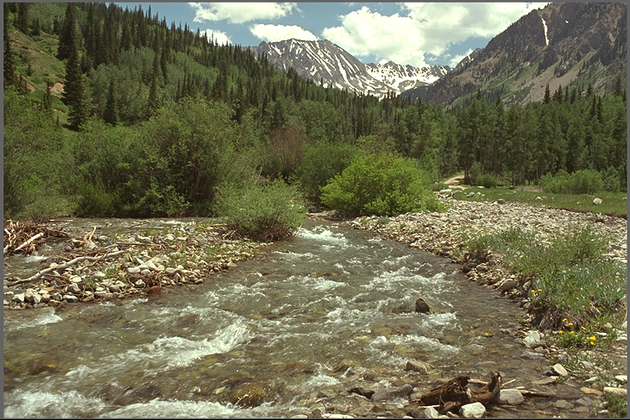
#> input picture TPs/TP1/image1_natural.png, 630 x 420 px, shrunk from 768 x 512 before the run
$ python analyse.py
#> lines starting #> are read from the running program, lines starting #| are printed output that depends on the picture; after the words box and inside, x2 and y2 are one past the last pixel; in counts of white or black regions, pixels touching at a corner belong together; long printed decimals are rounded
import numpy as np
import matplotlib.pyplot as plt
import sys
from PIL import Image

def analyser_image_complete(chemin_image, titre):
    # 1. Charger l'image
    img_pil = Image.open(chemin_image).convert('RGB')
    donnees_rgb = np.array(img_pil)


    # Convertir en niveaux de gris pour l'analyse de luminance
    img_gris = img_pil.convert('L')
    donnees_gris = np.array(img_gris)

    # Configuration de la figure (Grille 3 lignes, 2 colonnes)
    fig = plt.figure(figsize=(16, 15))
    fig.suptitle(f"Analyse Scientifique : {titre}", fontsize=20, fontweight='bold')

    # --- 1. APERÇU COULEUR ---
    ax1 = plt.subplot(3, 2, 1)
    ax1.imshow(donnees_rgb)
    ax1.set_title("1. Image Originale (Couleurs)", fontsize=14)
    ax1.axis('off')

    # --- 2. HISTOGRAMME RVB (Détail des canaux) ---
    ax2 = plt.subplot(3, 2, 2)
    couleurs = ('red', 'green', 'blue')
    for i, col in enumerate(couleurs):
        hist, bins = np.histogram(donnees_rgb[:, :, i], bins=256, range=(0, 255))
        ax2.plot(bins[:-1], hist, color=col, label=f'Canal {col.capitalize()}', alpha=0.6)
    ax2.set_title("2. Histogramme RVB (Superposé)", fontsize=14)
    ax2.set_xlabel("Intensité")
    ax2.legend()

    # --- 3. HISTOGRAMME GRAYSCALE (Luminance globale) ---
    ax3 = plt.subplot(3, 2, 3)
    hist_g, bins_g = np.histogram(donnees_gris, bins=256, range=(0, 255))
    ax3.bar(bins_g[:-1], hist_g, color='gray', width=1, edgecolor='black', alpha=0.8)
    ax3.set_title("3. Histogramme Niveaux de Gris (Luminance)", fontsize=14)
    ax3.set_xlabel("Intensité (0=Noir, 255=Blanc)")
    ax3.set_ylabel("Nombre de pixels")

    # --- 4. ANALYSE DE REDONDANCE SPATIALE ---
    # Calcul de la différence entre pixels voisins
    diff_horiz = np.diff(donnees_gris.astype(float), axis=1).flatten()
    ax4 = plt.subplot(3, 2, 4)
    ax4.hist(diff_horiz, bins=100, color='purple', alpha=0.7, log=True)
    ax4.set_title("4. Redondance Spatiale (Différences)", fontsize=14)
    ax4.set_xlabel("Delta (Pixel_n - Pixel_n-1)")
    ax4.set_ylabel("Fréquence (Log)")

    # --- 5. STATISTIQUES POUR TON TRAVAIL ---
    ax5 = plt.subplot(3, 2, 5)
    ax5.axis('off')
    # Calcul simple de l'entropie de Shannon
    probs = hist_g / hist_g.sum()
    entropie = -np.sum(probs * np.log2(probs + 1e-10))

    texte_stats = (
        f"MESURES QUANTITATIVES :\n\n"
        f"• Résolution : {donnees_rgb.shape[1]} x {donnees_rgb.shape[0]}\n"
        f"• Couleurs uniques : {len(np.unique(donnees_rgb.reshape(-1, 3), axis=0)):,}\n"
        f"• Entropie (Gris) : {entropie:.2f} bits/pixel\n"
        f"• Écart-type (Gris) : {np.std(donnees_gris):.2f}\n"
        f"• Delta moyen : {np.mean(np.abs(diff_horiz)):.2f}"
    )
    ax5.text(0.1, 0.5, texte_stats, fontsize=13, verticalalignment='center',
             family='monospace', bbox=dict(boxstyle='round', facecolor='azure'))

    # --- 6. RÉSUMÉ POUR L'ANALYSE ---
    ax6 = plt.subplot(3, 2, 6)
    ax6.axis('off')
    hypothese = "HYPOTHÈSE DE COMPRESSION :\n\n"
    if entropie < 2:
        hypothese += "=> Très haute redondance.\nCompression sans perte majeure (ex: RLE, PNG)."
    elif entropie < 6:
        hypothese += "=> Complexité modérée.\nLes filtres prédictifs seront efficaces."
    else:
        hypothese += "=> Haute complexité.\nLe ratio de compression sans perte sera faible."

    ax6.text(0.1, 0.5, hypothese, fontsize=13, fontweight='bold', verticalalignment='center')

    plt.tight_layout(rect=[0, 0.03, 1, 0.95])
    plt.show()

def evaluation_compression_d_image(chemin_image, titre):

    # --- 1. Chargement image ---
    img_pil = Image.open(chemin_image).convert("RGB")
    donnees_rgb = np.array(img_pil)

    # --- 2. Compression / Décompression LZW ---
    codes = LZW_encode(img_pil)
    img_decodee = LZW_decode(codes)

    #img_decodee = LZW_decode(code, size)
    donnees_decodees = np.array(img_decodee)


    # --- 3. Tailles mémoire ---
    taille_originale = sys.getsizeof(donnees_rgb)
    taille_compressee = sys.getsizeof(codes)
    taille_reconstruite = sys.getsizeof(donnees_decodees)

    # --- 4. Mesures de compression ---
    taux = (1 - taille_compressee / taille_originale) * 100
    ratio = taille_originale / taille_compressee

    # --- 5. Vérification sans perte ---
    sans_perte = np.array_equal(donnees_rgb, donnees_decodees)

    # --- 6. Affichage ---
    fig, axes = plt.subplots(1, 2, figsize=(14, 6))
    fig.suptitle(f"Évaluation de la compression LZW\n{titre}", fontsize=18)

    # Image originale
    axes[0].imshow(donnees_rgb)
    axes[0].set_title("Image originale")
    axes[0].axis("off")

    # Image compressée puis décompressée
    axes[1].imshow(donnees_decodees)
    axes[1].set_title("Image compressée → décompressée")
    axes[1].axis("off")

    # --- 7. Bloc texte synthèse ---
    texte = (
        f"Taille image originale : {taille_originale:,} octets\n"
        f"Taille données compressées : {taille_compressee:,} octets\n"
        f"Taille image reconstruite : {taille_reconstruite:,} octets\n\n"
        f"Taux de compression : {taux:.2f} %\n"
        f"Ratio de compression : {ratio:.2f}:1\n\n"
        f"Compression sans perte : {'OUI' if sans_perte else 'NON'}"
    )

    plt.figtext(
        0.5, 0.02, texte,
        ha="center",
        fontsize=12,
        family="monospace",
        bbox=dict(boxstyle="round", facecolor="honeydew")
    )

    plt.tight_layout(rect=[0, 0.08, 1, 0.9])
    plt.show()

def taille_octets(obj):
    """Taille mémoire en octets"""
    return sys.getsizeof(obj)

def verifier_sans_perte(original, reconstruit):
    """Vérifie l'égalité parfaite pixel par pixel"""
    return np.array_equal(original, reconstruit)

def taux_compression(taille_originale, taille_compressee):
    """En pourcentage"""
    return (1 - taille_compressee / taille_originale) * 100

def ratio_compression(taille_originale, taille_compressee):
    """Ratio classique"""
    return taille_originale / taille_compressee


def LZW_encode(img):
    encoded = []
    arr = np.array(img, dtype=np.uint8)

    height, width, _ = arr.shape
    encoded.append((height,width))

    dictsymb = {bytes([i]): i for i in range(256)}


    size_dict = len(dictsymb)
    data = arr.tobytes()

    i = 0

    while i < len(data):
        w = bytes([data[i]])
        i += 1

        while i < len(data) and (w + bytes([data[i]])) in dictsymb:
            w = w + bytes([data[i]])
            i += 1

        # Emit code
        encoded.append(dictsymb[w])
        # Add new sequence to dictionary
        if i < len(data):
            dictsymb[w + bytes([data[i]])] = size_dict
            size_dict += 1
    print(size_dict)
    print(np.log2(size_dict))
    return encoded

# Ce code a été écrit initialement en s'inspirant du code fournit pas le professeur il fonctionne, mais extrêmement inefficace.
# [82 lines left out: functions LZW_encode2, LZW_decode2, not called in this run]

def LZW_decode(code):
    height, width = code[0]

    # Initialize dictionary
    dictionary = {i: bytes([i]) for i in range(256)}
    next_code = 256

    # First code
    prev_code = code[1]
    decoded = bytearray(dictionary[prev_code])

    for curr_code in code[2:]:
        if curr_code in dictionary:
            entry = dictionary[curr_code]
        elif curr_code == next_code:
            # KwKwK case
            entry = dictionary[prev_code] + dictionary[prev_code][:1]
        else:
            raise ValueError("Invalid LZW code")

        decoded.extend(entry)

        # Add new dictionary entry
        dictionary[next_code] = dictionary[prev_code] + entry[:1]
        next_code += 1

        prev_code = curr_code

    # Rebuild image
    arr = np.frombuffer(decoded, dtype=np.uint8)
    arr = arr.reshape((height, width, 3))

    return Image.fromarray(arr, mode="RGB")

analyser_image_complete("image1_natural.png", "Image naturelle")
#> in analyser_image_complete, img_pil is the input picture: PIL image 630x420 RGB; mean R, G, B 112.2, 110.5, 82.3
#> in analyser_image_complete, `img_gris = img_pil.convert('L')`:
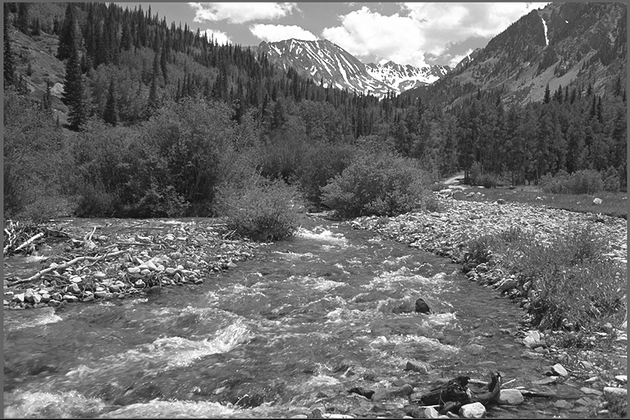
#> img_gris: PIL image 630x420 L; min 0, max 255, mean 107.8
#> in analyser_image_complete, `hist_g, bins_g = np.histogram(donnees_gris, bins=256, range=(0, 255))`: hist_g = 256 values, max 3428 at index 99, min 5 at index 1, mean 1033.6; bins_g = 257 values from 0 to 255
#> in analyser_image_complete, `probs = hist_g / hist_g.sum()`: probs = 256 values, max 0.013 at index 99, min 1.89e-05 at index 1, mean 0.00391
#> in analyser_image_complete, `entropie = -np.sum(probs * np.log2(probs + 1e-10))`: entropie = 7.5
analyser_image_complete("image2_synthetic.png", "Image synthétique")
#> call 2 of analyser_image_complete, with chemin_image = 'image2_synthetic.png', titre = 'Image synthétique'
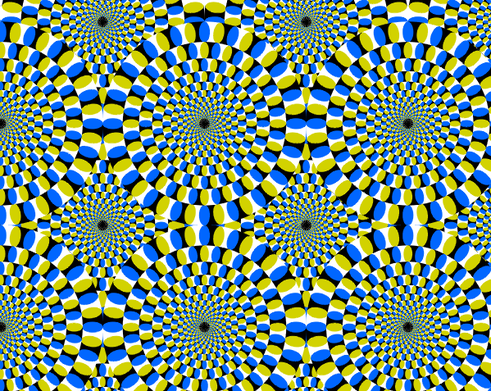
#> input picture TPs/TP1/image2_synthetic.png, 491 x 391 px, shrunk from 599 x 477 before the run
#> in analyser_image_complete, img_pil is the input picture: PIL image 491x391 RGB; mean R, G, B 114.4, 145.1, 125.7
#> in analyser_image_complete (call 2), `img_gris = img_pil.convert('L')`:
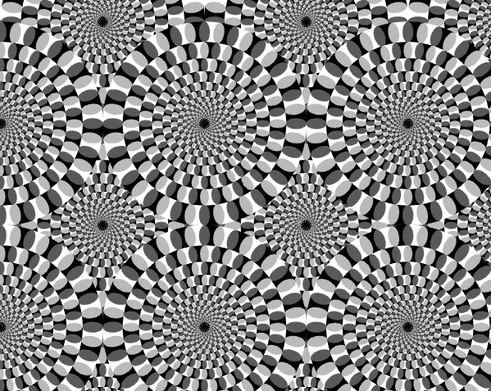
#> img_gris: PIL image 491x391 L; min 0, max 255, mean 133.7
#> in analyser_image_complete (call 2), `hist_g, bins_g = np.histogram(donnees_gris, bins=256, range=(0, 255))`: hist_g = 256 values, max 16060 at index 186, min 216 at index 26, mean 749.9
#> in analyser_image_complete (call 2), `probs = hist_g / hist_g.sum()`: probs = 256 values, max 0.0837 at index 186, min 0.00113 at index 26, mean 0.00391
#> in analyser_image_complete (call 2), `entropie = -np.sum(probs * np.log2(probs + 1e-10))`: entropie = 6.77
#> in analyser_image_complete (call 2), `plt.show()`:
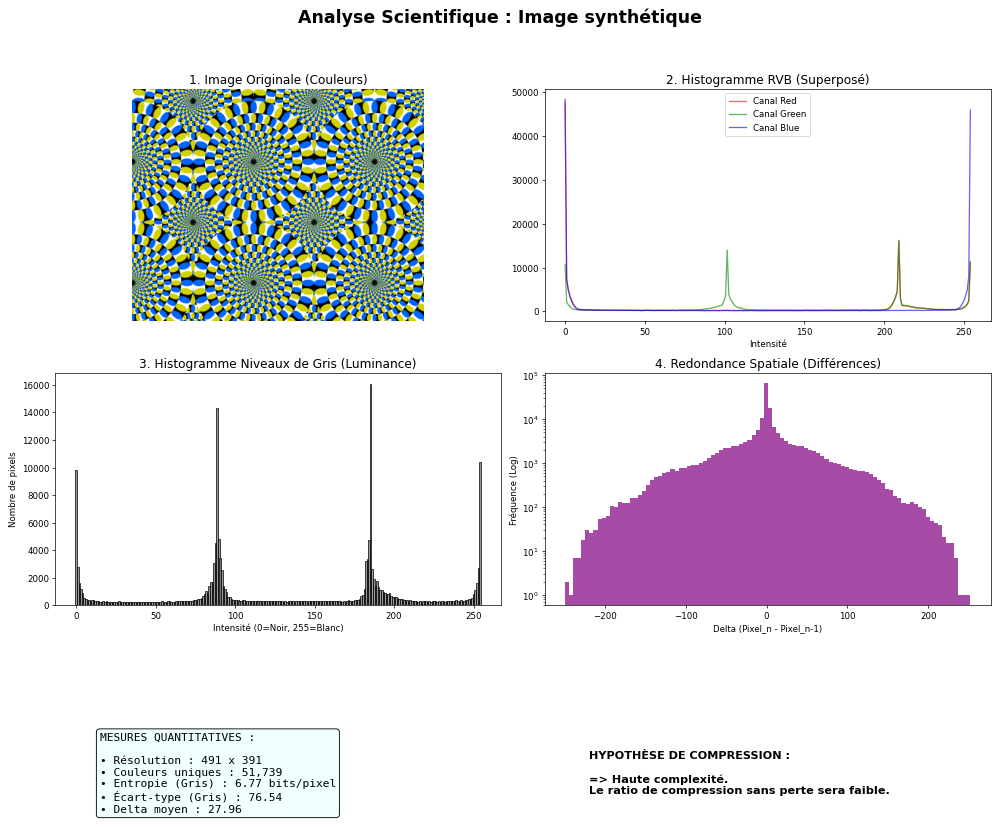
#> figure drawn by matplotlib, 4 panels; panel 2: curve peaks at x = 0, y = 47576; panel 2: curve peaks at x = 209.2, y = 16195; panel 2: curve peaks at x = 0, y = 48311; panel 3: tallest bar 16060 high, from x = 184.8 to 185.8
analyser_image_complete("image3_binary.png", "Image binary")
#> call 3 of analyser_image_complete, with chemin_image = 'image3_binary.png', titre = 'Image binary'
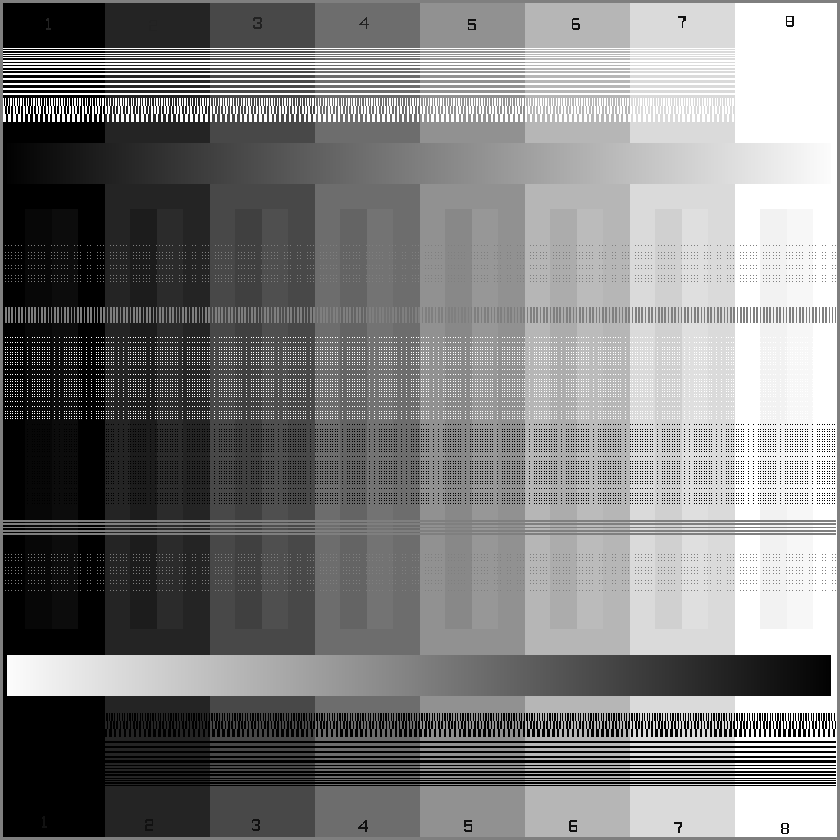
#> input picture TPs/TP1/image3_binary.png, 840 x 840 px, shrunk from 1024 x 1024 before the run
#> in analyser_image_complete (call 3), `img_pil = Image.open(chemin_image).convert('RGB')`:
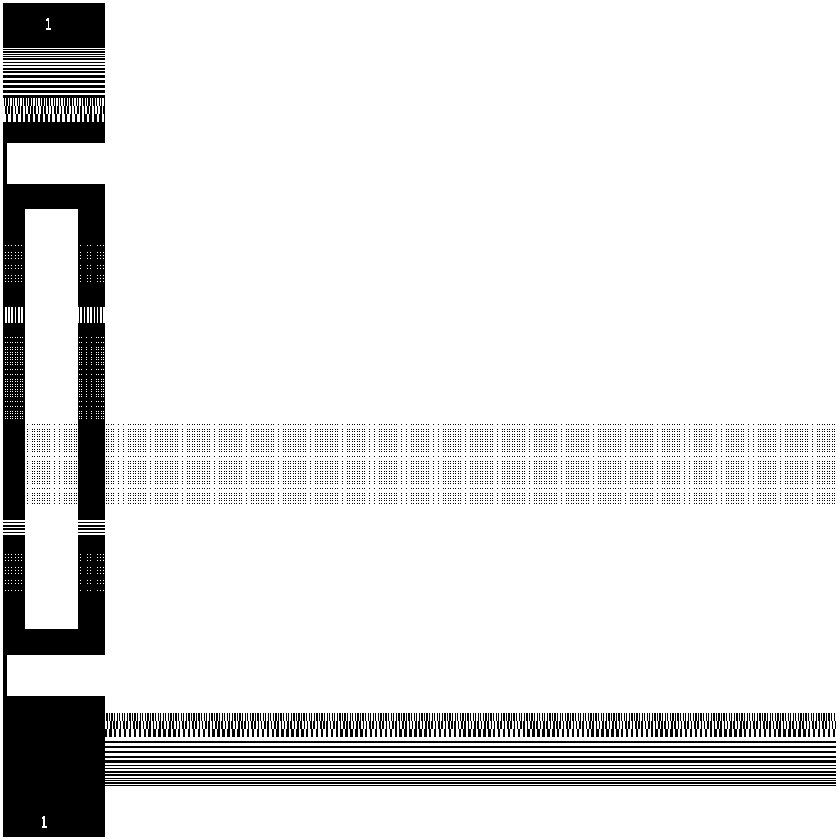
#> img_pil: PIL image 840x840 RGB; 88.4% white; 7457 black regions (7308 under 20 px), largest, box (x1, y1, x2, y2) and area: (3, 535, 836, 837) 37786, (3, 95, 105, 520) 20685, (3, 3, 105, 48) 4565
#> in analyser_image_complete (call 3), `hist_g, bins_g = np.histogram(donnees_gris, bins=256, range=(0, 255))`: hist_g = 256 values, max 623764 at index 255, min 0 at index 1, mean 2756.2
#> in analyser_image_complete (call 3), `probs = hist_g / hist_g.sum()`: probs = 256 values, max 0.884 at index 255, min 0 at index 1, mean 0.00391
#> in analyser_image_complete (call 3), `entropie = -np.sum(probs * np.log2(probs + 1e-10))`: entropie = 0.518
#> in analyser_image_complete (call 3), `plt.show()`:
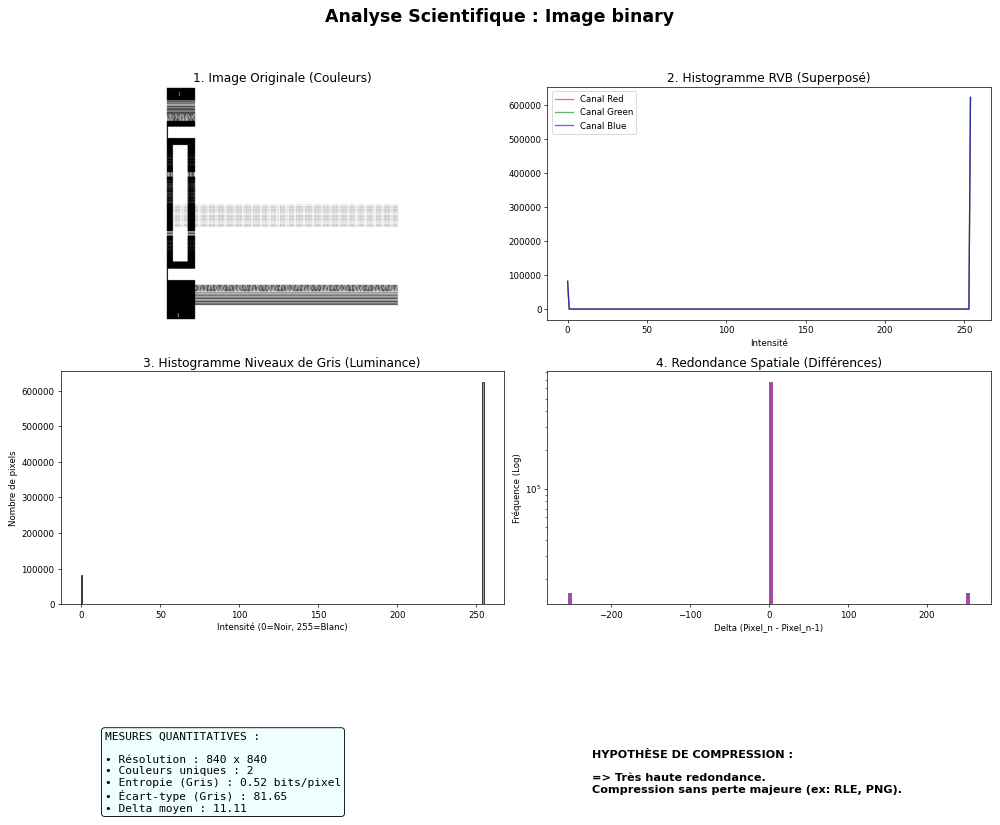
#> figure drawn by matplotlib, 4 panels; panel 2: curve peaks at x = 254, y = 623764; panel 2: curve peaks at x = 254, y = 623764; panel 2: curve peaks at x = 254, y = 623764; panel 3: tallest bar 623764 high, from x = 253.5 to 254.5

evaluation_compression_d_image("image1_natural.png", "Image naturelle")
#> the loop in LZW_encode, `while i < len(data):` made 358944 passes
#> after the loop in LZW_encode, `while i < len(data):`: dictsymb = 359199 items; encoded = 358945 items; i = 793800; size_dict = 359199
#| 359199
#| 18.454
#> in evaluation_compression_d_image, `codes = LZW_encode(img_pil)`: codes = 358945 items
#> in LZW_decode, `height, width = code[0]`: height = 420; width = 630
#> in LZW_decode, `prev_code = code[1]`: prev_code = 99
#> the loop in LZW_decode, `for curr_code in code[2:]:` made 358943 passes
#> (curr_code, prev_code) on passes 1 to 3: (256, 256), (257, 257), (258, 258)
#> after the loop in LZW_decode, `for curr_code in code[2:]:`: dictionary = 359199 items; next_code = 359199
#> in evaluation_compression_d_image, `taille_originale = sys.getsizeof(donnees_rgb)`: taille_originale = 793944
#> in evaluation_compression_d_image, `taille_compressee = sys.getsizeof(codes)`: taille_compressee = 2926776
#> in evaluation_compression_d_image, `taille_reconstruite = sys.getsizeof(donnees_decodees)`: taille_reconstruite = 793944
#> in evaluation_compression_d_image, `taux = (1 - taille_compressee / taille_originale) * 100`: taux = -268.6
#> in evaluation_compression_d_image, `ratio = taille_originale / taille_compressee`: ratio = 0.271
#> in evaluation_compression_d_image, `sans_perte = np.array_equal(donnees_rgb, donnees_decodees)`: sans_perte = True
evaluation_compression_d_image("image2_synthetic.png", "Image synthétique")
#> the loop in LZW_encode (call 2), `while i < len(data):` made 195673 passes
#| 195928
#| 17.580
#> the loop in LZW_decode (call 2), `for curr_code in code[2:]:` made 195672 passes
#> (curr_code, prev_code) on passes 1 to 3: (256, 256), (255, 255), (258, 258)
evaluation_compression_d_image("image3_binary.png", "Image binary")
#| 9466
#| 13.209
